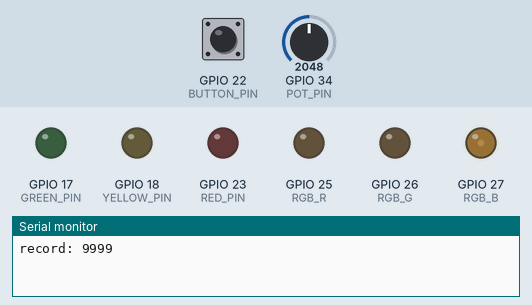
Simulated run of this sketch. Board: ESP32. On the bench: output pins drawn as LEDs (lit = HIGH), the last lines printed to the serial monitor. The test bench sets the inputs (shaded band); at power-on: GPIO 22 (BUTTON_PIN) HIGH, GPIO 34 (POT_PIN) = 2048. EEPROM starts erased.

Above: at 1.2 s.
1.3 s: GPIO 22 (BUTTON_PIN) pulled LOW for 0.15 s
At 2.8 s:
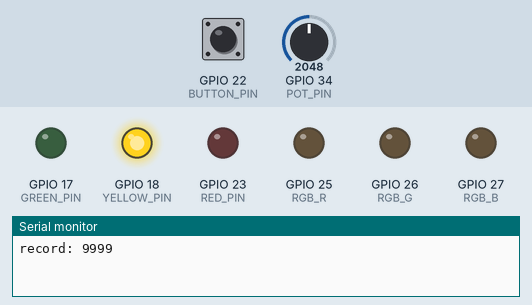
4.4 s: GPIO 22 (BUTTON_PIN) pulsed LOW 5 times (0.12 s each, 0.3 s apart)
At 6.2 s:
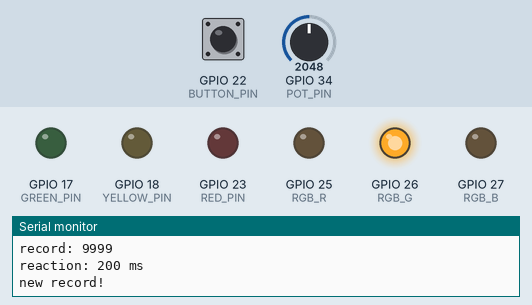
8.9 s: GPIO 22 (BUTTON_PIN) pulled LOW for 1 s
At 9.7 s:
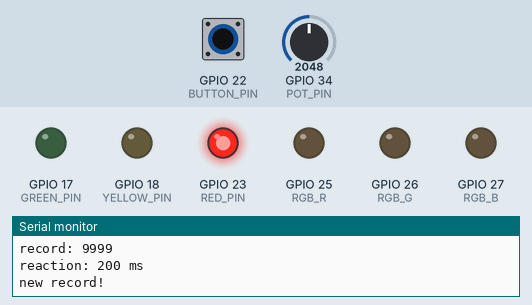
12.9 s: GPIO 22 (BUTTON_PIN) pulled LOW for 0.15 s
At 13.3 s:
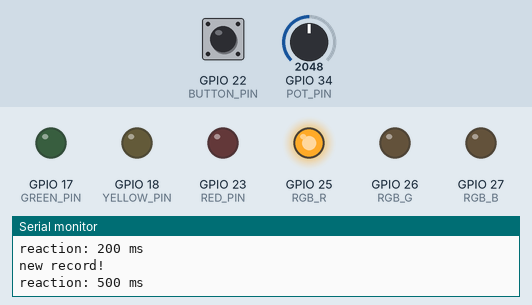
16.0 s: GPIO 22 (BUTTON_PIN) pulled LOW for 3.2 s
At 20.7 s:
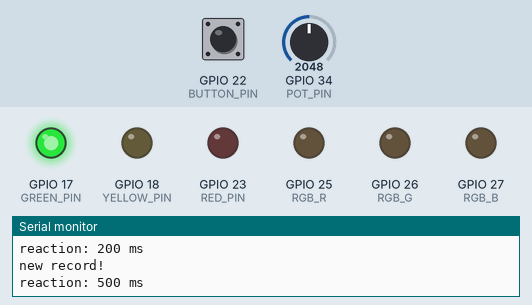
Timing chart, 0 to 22.0 s (numbered marks = the images above; inputs shaded):
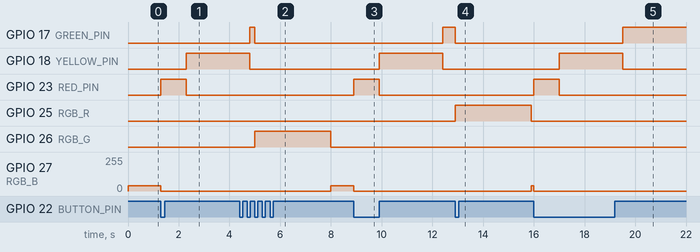

Measured:
- after the input at 1.3 s, GPIO 18 (YELLOW_PIN): LOW → HIGH after 1.0 s; GPIO 23 (RED_PIN): LOW → HIGH at once, → LOW 1.0 s later; GPIO 27 (RGB_B): 40/255 → 0/255 at once
- after the input at 4.4 s, GPIO 26 (RGB_G): LOW → HIGH after 0.60 s, → LOW 3.0 s later; GPIO 27 (RGB_B): 0/255 → 40/255 after 3.6 s
- after the input at 8.9 s, GPIO 17 (GREEN_PIN): LOW → HIGH after 3.5 s; GPIO 18 (YELLOW_PIN): LOW → HIGH after 1.0 s, → LOW 2.5 s later; GPIO 23 (RED_PIN): LOW → HIGH at once, → LOW 1.0 s later; GPIO 27 (RGB_B): 40/255 → 0/255 at once
- after the input at 12.9 s, GPIO 17 (GREEN_PIN): HIGH → LOW at once; GPIO 25 (RGB_R): LOW → HIGH at once, → LOW 3.0 s later; GPIO 27 (RGB_B): 0/255 → 40/255 after 3.0 s
- after the input at 16.0 s, GPIO 17 (GREEN_PIN): LOW → HIGH after 3.5 s; GPIO 18 (YELLOW_PIN): LOW → HIGH after 1.0 s, → LOW 2.5 s later; GPIO 23 (RED_PIN): LOW → HIGH at once, → LOW 1.0 s later; GPIO 27 (RGB_B): 40/255 → 0/255 at once

The sketch:

reflex_game.ino
```cpp
// ESP32 From Zero - Episode 10 (mini project 1): reflex game with a record that survives a power cut
// Lights: red GPIO 23, yellow GPIO 18, green GPIO 17. Result: RGB LED (25 / 26 / 27).
// Button on GPIO 22, potentiometer on GPIO 34 (sets how long yellow waits: 1 .. 4 s).
// What it does: press to start. Red, then yellow, then GREEN: press as fast as you can.
// Your time is printed and shown in color: green < 250 ms, yellow < 500 ms, otherwise red.
// The best time is saved with Preferences (the ESP32's own small memory that keeps values
// when the power is off), so the record is still there after unplugging the board.

#include <Preferences.h>

const int RED_PIN = 23;
const int YELLOW_PIN = 18;
const int GREEN_PIN = 17;
const int RGB_R = 25;
const int RGB_G = 26;
const int RGB_B = 27;
const int BUTTON_PIN = 22;
const int POT_PIN = 34;

Preferences prefs;
unsigned long best = 9999;     // the record in ms (9999 = no record yet)

int state = 0;                 // 0 wait to start, 1 red, 2 yellow, 3 green (go!), 4 show the result
unsigned long stateStart = 0;
unsigned long waitTime = 2000; // yellow time, from the knob
int lastState = HIGH;
unsigned long lastChange = 0;

void setColor(int r, int g, int b) {
  analogWrite(RGB_R, r);
  analogWrite(RGB_G, g);
  analogWrite(RGB_B, b);
}

void lights(int red, int yellow, int green) {
  digitalWrite(RED_PIN, red == 1 ? HIGH : LOW);
  digitalWrite(YELLOW_PIN, yellow == 1 ? HIGH : LOW);
  digitalWrite(GREEN_PIN, green == 1 ? HIGH : LOW);
}

void setup() {
  pinMode(RED_PIN, OUTPUT);
  pinMode(YELLOW_PIN, OUTPUT);
  pinMode(GREEN_PIN, OUTPUT);
  pinMode(RGB_R, OUTPUT);
  pinMode(RGB_G, OUTPUT);
  pinMode(RGB_B, OUTPUT);
  pinMode(BUTTON_PIN, INPUT_PULLUP);
  Serial.begin(115200);

  prefs.begin("reflex", false);              // open our little drawer called "reflex"
  best = prefs.getULong("best", 9999);       // read the record (9999 if there is none yet)
  Serial.print("record: ");
  Serial.println(best);
  setColor(0, 0, 40);                        // dim blue: press to start
}

void loop() {
  unsigned long now = millis();
  unsigned long inState = now - stateStart;

  // the button: true only at the moment of a new press
  bool pressed = false;
  int b = digitalRead(BUTTON_PIN);
  if (b != lastState && now - lastChange >= 50) {
    lastChange = now;
    lastState = b;
    if (b == LOW) {
      pressed = true;
    }
  }

  if (state == 0) {                                  // waiting for a start press
    if (pressed) {
      setColor(0, 0, 0);
      lights(1, 0, 0);
      state = 1;
      stateStart = now;
    }
  } else if (state == 1) {                           // red for 1 s
    if (inState >= 1000) {
      lights(0, 1, 0);
      waitTime = map(analogRead(POT_PIN), 0, 4095, 1000, 4000);
      state = 2;
      stateStart = now;
    }
  } else if (state == 2) {                           // yellow, for waitTime
    if (inState >= waitTime) {
      lights(0, 0, 1);                               // GO!
      state = 3;
      stateStart = now;
    }
  } else if (state == 3) {                           // green: measure the reaction
    if (pressed) {
      unsigned long reaction = inState;              // time since green came on
      Serial.print("reaction: ");
      Serial.print(reaction);
      Serial.println(" ms");
      if (reaction < 250) {
        setColor(0, 255, 0);
      } else if (reaction < 500) {
        setColor(255, 160, 0);
      } else {
        setColor(255, 0, 0);
      }
      if (reaction < best) {                         // a new record: save it
        best = reaction;
        prefs.putULong("best", best);
        Serial.println("new record!");
      }
      lights(0, 0, 0);
      state = 4;
      stateStart = now;
    }
  } else {                                           // state 4: show the result for 3 s
    if (inState >= 3000) {
      setColor(0, 0, 40);
      state = 0;
    }
  }
}
```
